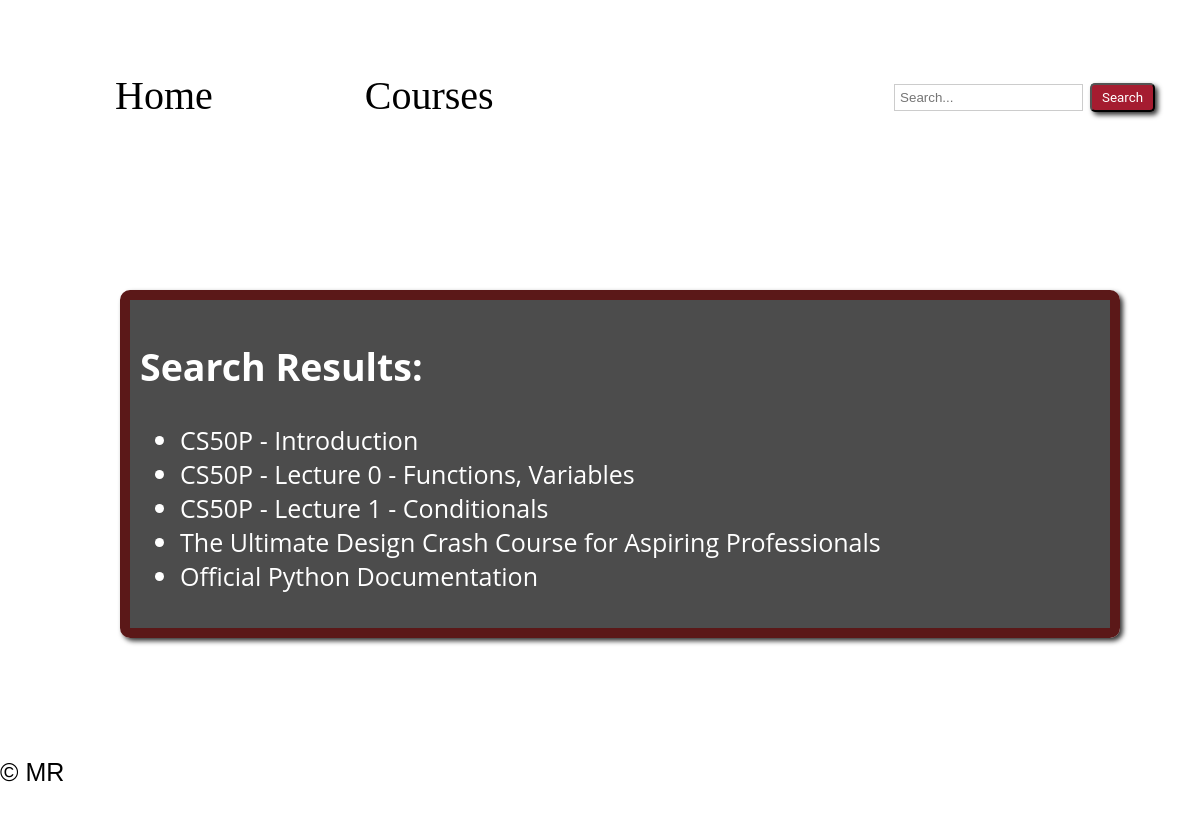
Page /search_results/ on the earlier database version.
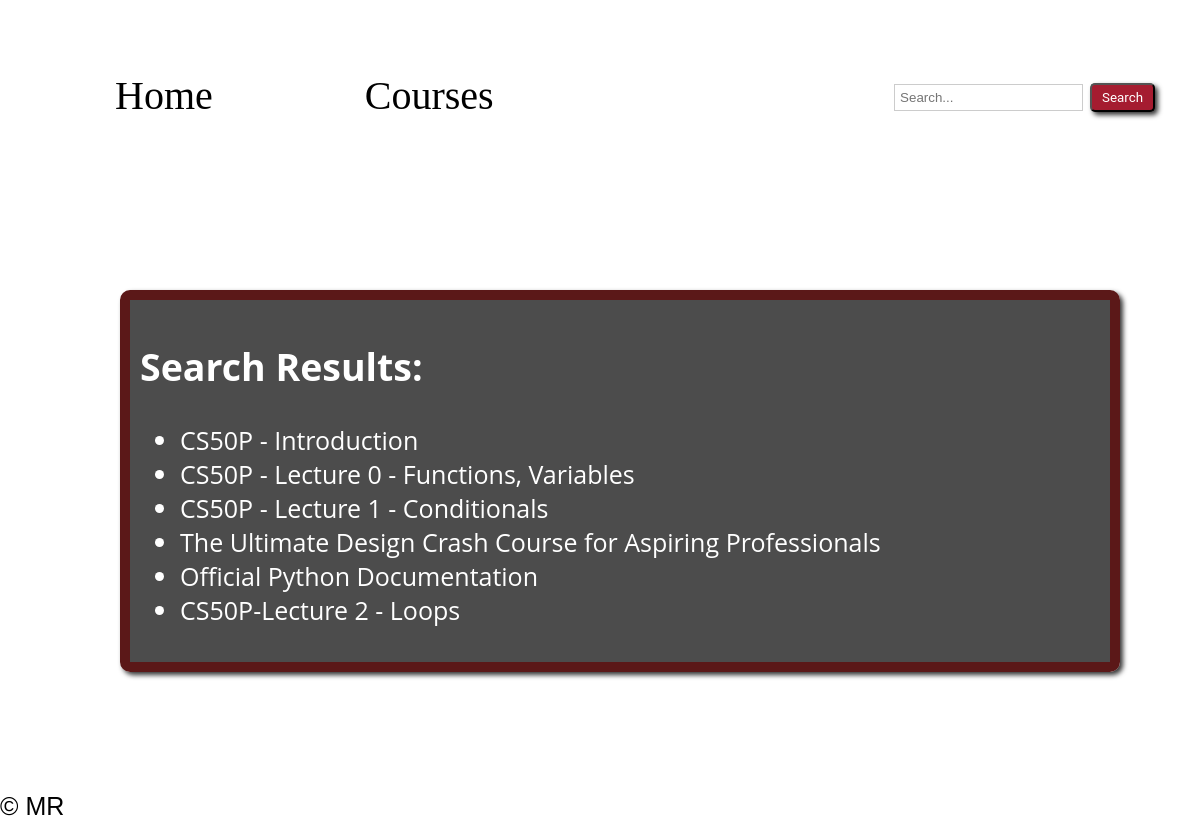
Same page on the later database version.
### cs50notes/models.py (models this page shows)
class LectureNote(models.Model):
    title = models.CharField(max_length=200)
    image = models.ImageField(upload_to='lecture_images/', null=True, blank=True)
    content = RichTextField(blank = True, null = True )
    category = models.ForeignKey(Course, on_delete=models.CASCADE)
    created_at = models.DateTimeField(auto_now_add=True)
    updated_at = models.DateTimeField(auto_now=True)
    language = models.CharField(max_length=100, default='python')
    web_link = models.URLField(blank=True, null=True)
    def __str__(self):
        return self.title

### cs50notes/views.py (the view)
# urls.py: path('search_results/', views.search_results, name='search_results'),
def search_results(request):
    query = request.GET.get('query', '')
    search_results = LectureNote.objects.filter(title__icontains=query)
    return render(request, 'search_results.html', {'query': query, 'search_results': search_results})

### cs50notes/templates/search_results.html (shortened to what this page needs)
{% extends 'layout.html' %}
{% block content %}
<div class="search-container">
<div class="card">
  {% if search_results %}
    <h2>Search Results:</h2>
    <ul>
      {% for result in search_results %}
      <li>{{ result }}</a>
      </li>
      {% endfor %}
    </ul>
  {% else %}
    <p>No results found.</p>
  {% endif %}
</div>
</div>
{% endblock %}

Differences in the rows shown:
added LectureNote: title "CS50P-Lecture 2 - Loops"
